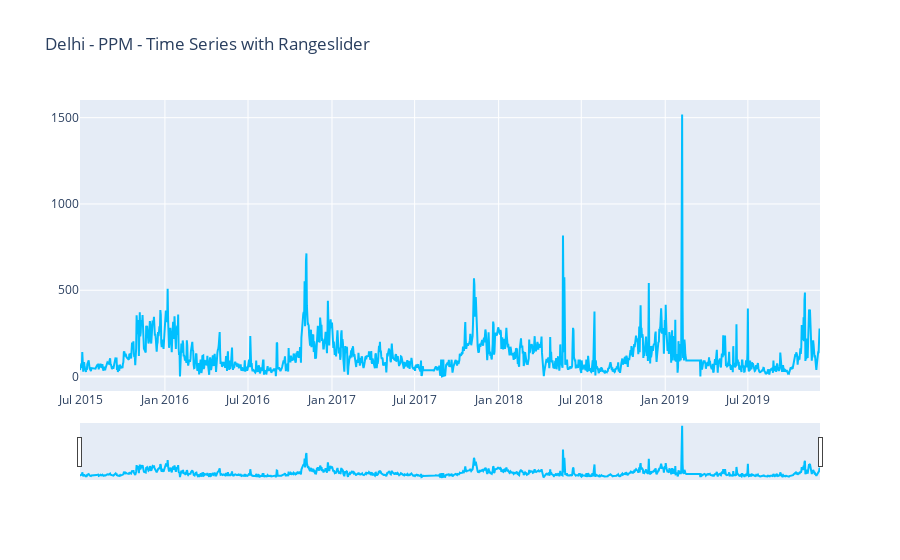

Notebook code cell kept with this figure:
### Code cell
import plotly.graph_objects as go

fig = go.Figure()
fig.add_trace(go.Scatter(x=df_delhi.time1, y=df_delhi.value, name="microgram/m3",
                         line_color='deepskyblue'))

fig.update_layout(title_text='Delhi - PPM - Time Series with Rangeslider',
                  xaxis_rangeslider_visible=True)
fig.show()

### Figure 1 — Plotly figure (JSON) as saved in the notebook; plotly's stock layout.template omitted (floating-point values rounded to 4 significant figures; data arrays with more than 128 entries replaced by an {"elided": "..."} marker saying what was removed)
{"data": [{"line": {"color": "deepskyblue"}, "name": "microgram/m3", "type": "scatter", "x": {"elided": "1570 str values"}, "y": {"elided": "1570 float values"}}], "layout": {"title": {"text": "Delhi - PPM - Time Series with Rangeslider"}, "xaxis": {"rangeslider": {"visible": true}}}}
